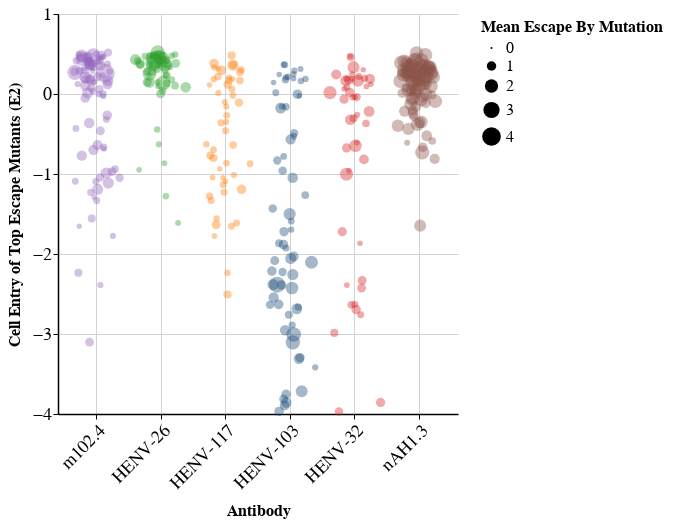
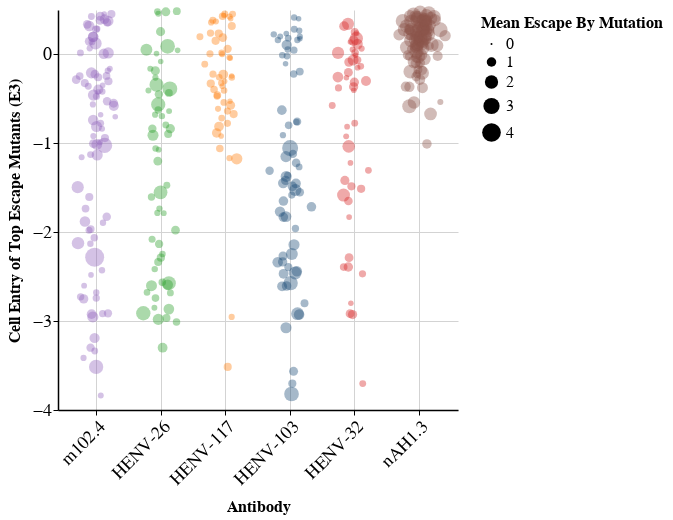

Notebook cell for these charts, in order:
### Markdown cell above
### Plot bubble chart showing mAb escape for individual mutants by functional score for both E2 or E3

### Code cell
order_ab = ['m102.4','HENV-26','HENV-117','HENV-103','HENV-32','nAH1.3']
def generate_chart(df,metric):
    variant_selector = alt.selection_point(
    on="mouseover",
    empty=False,
    fields=["site"],
    value=1
    )
    
    chart = alt.Chart(df).mark_point(filled=True, opacity=0.4).encode(
        x=alt.X('ab:O',sort=order_ab, title='Antibody', axis=alt.Axis(labelAngle=-45,grid=True)),
        y=alt.Y(f'effect_{metric}:Q', title=f'Cell Entry of Top Escape Mutants ({metric})', axis=alt.Axis(grid=True, tickCount=4)),
        size=alt.Size('escape_mean', legend=alt.Legend(title='Mean Escape By Mutation')),
        xOffset='random:Q',
        tooltip=['site','wildtype','mutant','ab', 'effect_E2','effect_E3', 'escape_mean','escape_std'],
        color=alt.Color('ab').legend(None),
        opacity=alt.condition(variant_selector, alt.value(1), alt.value(0.4)),
        strokeWidth=alt.condition(variant_selector,alt.value(2),alt.value(0))
    ).transform_calculate(
        random="sqrt(-1*log(random()))*cos(2*PI*random())"
        #random='random'
    ).properties(
        height=400,
        width=400
    ).add_params(variant_selector)

    return chart.display()

# Main code execution

generate_chart(df_filter,'E2')
generate_chart(df_filter,'E3')

### Figure 1 — Vega-Lite specification as saved in the notebook (floating-point values rounded to 4 significant figures; data arrays with more than 128 entries replaced by an {"elided": "..."} marker saying what was removed)
{"config": {"background": "white", "title": {"fontSize": 18, "font": "Helvetica Light", "anchor": "start", "color": "#000000"}, "axisX": {"domain": true, "domainColor": "black", "domainWidth": 1.5, "gridColor": "lightgray", "labelFont": "Helvetica Light", "labelFontSize": 18, "labelAngle": 0, "tickColor": "black", "tickSize": 5, "titleFont": "Helvetica Light", "tickCount": 4, "titleFontSize": 16, "titlePadding": 10}, "axisY": {"domain": true, "domainColor": "black", "domainWidth": 1.5, "gridColor": "lightgray", "labelFont": "Helvetica Light", "labelFontSize": 18, "labelAngle": 0, "tickColor": "black", "tickSize": 5, "tickCount": 4, "titleFont": "Helvetica Light", "titleFontSize": 16, "titlePadding": 10, "titleAngle": 270}, "legend": {"labelFont": "Helvetica Light", "labelFontSize": 16, "symbolSize": 100, "titleFont": "Helvetica Light", "titleFontSize": 16, "padding": 5, "titleLimit": 200, "gradientLength": 200}, "range": {"category": ["#1f4e79", "#ff7f0e", "#2ca02c", "#d62728", "#9467bd", "#8c564b", "#e377c2", "#7f7f7f", "#bcbd22", "#17becf"], "diverging": ["#c7e9b4", "#7fcdbb", "#41b6c4", "#1d91c0", "#225ea8", "#253494"]}, "view": {"stroke": "transparent"}}, "data": {"name": "data-ec37677ef84ae29647fb628661dcb7fc"}, "mark": {"type": "point", "filled": true, "opacity": 0.4}, "encoding": {"color": {"field": "ab", "legend": null, "type": "nominal"}, "opacity": {"condition": {"param": "param_1", "value": 1, "empty": false}, "value": 0.4}, "size": {"field": "escape_mean", "legend": {"title": "Mean Escape By Mutation"}, "type": "quantitative"}, "strokeWidth": {"condition": {"param": "param_1", "value": 2, "empty": false}, "value": 0}, "tooltip": [{"field": "site", "type": "quantitative"}, {"field": "wildtype", "type": "nominal"}, {"field": "mutant", "type": "nominal"}, {"field": "ab", "type": "nominal"}, {"field": "effect_E2", "type": "quantitative"}, {"field": "effect_E3", "type": "quantitative"}, {"field": "escape_mean", "type": "quantitative"}, {"field": "escape_std", "type": "quantitative"}], "x": {"axis": {"grid": true, "labelAngle": -45}, "field": "ab", "sort": ["m102.4", "HENV-26", "HENV-117", "HENV-103", "HENV-32", "nAH1.3"], "title": "Antibody", "type": "ordinal"}, "xOffset": {"field": "random", "type": "quantitative"}, "y": {"axis": {"grid": true, "tickCount": 4}, "field": "effect_E2", "title": "Cell Entry of Top Escape Mutants (E2)", "type": "quantitative"}}, "height": 400, "params": [{"name": "param_1", "select": {"type": "point", "fields": ["site"], "on": "mouseover"}, "value": 1}], "transform": [{"calculate": "sqrt(-1*log(random()))*cos(2*PI*random())", "as": "random"}], "width": 400, "$schema": "https://vega.github.io/schema/vega-lite/v5.8.0.json", "datasets": {"data-ec37677ef84ae29647fb628661dcb7fc": {"elided": "411 records"}}}

### Figure 2 — Vega-Lite specification as saved in the notebook (floating-point values rounded to 4 significant figures; data arrays with more than 128 entries replaced by an {"elided": "..."} marker saying what was removed)
{"config": {"background": "white", "title": {"fontSize": 18, "font": "Helvetica Light", "anchor": "start", "color": "#000000"}, "axisX": {"domain": true, "domainColor": "black", "domainWidth": 1.5, "gridColor": "lightgray", "labelFont": "Helvetica Light", "labelFontSize": 18, "labelAngle": 0, "tickColor": "black", "tickSize": 5, "titleFont": "Helvetica Light", "tickCount": 4, "titleFontSize": 16, "titlePadding": 10}, "axisY": {"domain": true, "domainColor": "black", "domainWidth": 1.5, "gridColor": "lightgray", "labelFont": "Helvetica Light", "labelFontSize": 18, "labelAngle": 0, "tickColor": "black", "tickSize": 5, "tickCount": 4, "titleFont": "Helvetica Light", "titleFontSize": 16, "titlePadding": 10, "titleAngle": 270}, "legend": {"labelFont": "Helvetica Light", "labelFontSize": 16, "symbolSize": 100, "titleFont": "Helvetica Light", "titleFontSize": 16, "padding": 5, "titleLimit": 200, "gradientLength": 200}, "range": {"category": ["#1f4e79", "#ff7f0e", "#2ca02c", "#d62728", "#9467bd", "#8c564b", "#e377c2", "#7f7f7f", "#bcbd22", "#17becf"], "diverging": ["#c7e9b4", "#7fcdbb", "#41b6c4", "#1d91c0", "#225ea8", "#253494"]}, "view": {"stroke": "transparent"}}, "data": {"name": "data-ec37677ef84ae29647fb628661dcb7fc"}, "mark": {"type": "point", "filled": true, "opacity": 0.4}, "encoding": {"color": {"field": "ab", "legend": null, "type": "nominal"}, "opacity": {"condition": {"param": "param_2", "value": 1, "empty": false}, "value": 0.4}, "size": {"field": "escape_mean", "legend": {"title": "Mean Escape By Mutation"}, "type": "quantitative"}, "strokeWidth": {"condition": {"param": "param_2", "value": 2, "empty": false}, "value": 0}, "tooltip": [{"field": "site", "type": "quantitative"}, {"field": "wildtype", "type": "nominal"}, {"field": "mutant", "type": "nominal"}, {"field": "ab", "type": "nominal"}, {"field": "effect_E2", "type": "quantitative"}, {"field": "effect_E3", "type": "quantitative"}, {"field": "escape_mean", "type": "quantitative"}, {"field": "escape_std", "type": "quantitative"}], "x": {"axis": {"grid": true, "labelAngle": -45}, "field": "ab", "sort": ["m102.4", "HENV-26", "HENV-117", "HENV-103", "HENV-32", "nAH1.3"], "title": "Antibody", "type": "ordinal"}, "xOffset": {"field": "random", "type": "quantitative"}, "y": {"axis": {"grid": true, "tickCount": 4}, "field": "effect_E3", "title": "Cell Entry of Top Escape Mutants (E3)", "type": "quantitative"}}, "height": 400, "params": [{"name": "param_2", "select": {"type": "point", "fields": ["site"], "on": "mouseover"}, "value": 1}], "transform": [{"calculate": "sqrt(-1*log(random()))*cos(2*PI*random())", "as": "random"}], "width": 400, "$schema": "https://vega.github.io/schema/vega-lite/v5.8.0.json", "datasets": {"data-ec37677ef84ae29647fb628661dcb7fc": {"elided": "411 records"}}}
